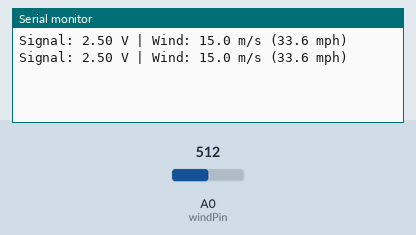
Simulated run of this sketch. Board: Arduino Uno, built with avr-gcc and run on an emulated ATmega328P. Parts: the last lines printed to the serial monitor. The inputs (shaded band) are chosen by the test bench; at power-on: A0 (windPin) = 512.

Above: at 1.2 s.
1.3 s: A0 (windPin) set to 716
At 2.7 s:
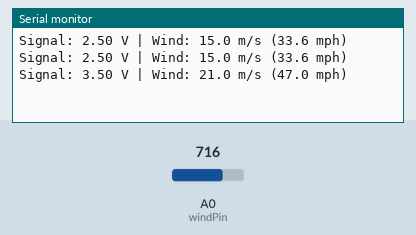
2.8 s: A0 (windPin) set to 900
At 3.8 s:
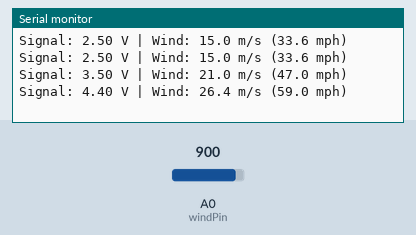
Timing chart, 0 to 5.8 s (numbered marks = the images above; inputs shaded):
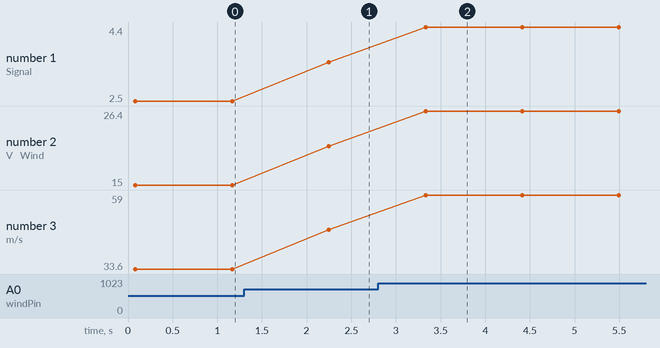

The sketch:

example.ino
```cpp
// Reads the anemometer's 0–5V analog signal on A0, averages samples, converts the measured voltage to wind speed (m/s and mph), and prints results over Serial.
//
// Buy this module: https://shillehtek.com/products/anemometer-wind-speed-0-5v-analog-output
// Full manual: https://shillehtek.com/blogs/shillehtek-product-manuals/anemometer-wind-speed-0-5v-analog-output-manual
// More examples: https://github.com/shillehbean/shillehtek-examples
//

// Wind Speed Sensor (0-5V Anemometer) - Arduino Example
// Blue signal -> A0 (direct), Brown -> 12V supply, Black -> GND (shared)
// Wind speed (m/s) = Vout x 6   (5V = 30 m/s)

const int windPin = A0;
const int numSamples = 16;

void setup() {
  Serial.begin(9600);
}

void loop() {
  // Average several readings to steady the value in gusty air
  long total = 0;
  for (int i = 0; i < numSamples; i++) {
    total += analogRead(windPin);
    delay(5);
  }
  float raw = total / (float)numSamples;

  // Convert the 10-bit reading (0-1023) to volts (5V reference)
  float volts = raw * (5.0 / 1023.0);

  // Convert volts to wind speed
  float windMs = volts * 6.0;         // meters per second
  float windMph = windMs * 2.237;     // miles per hour

  Serial.print("Signal: ");
  Serial.print(volts, 2);
  Serial.print(" V | Wind: ");
  Serial.print(windMs, 1);
  Serial.print(" m/s (");
  Serial.print(windMph, 1);
  Serial.println(" mph)");

  delay(1000);
}
```

Measured:
- after the input at 1.3 s, the serial monitor: prints a new line after 0.95 s (image 1)
- after the input at 2.8 s, the serial monitor: prints a new line after 0.53 s (image 2)
- plotted number 1: 2.5 → 3.5 after the input at 1.3 s, 3.5 → 4.4 after the input at 2.8 s
- plotted number 2: 15 → 21 after the input at 1.3 s, 21 → 26.4 after the input at 2.8 s
- plotted number 3: 33.6 → 47 after the input at 1.3 s, 47 → 59 after the input at 2.8 s
